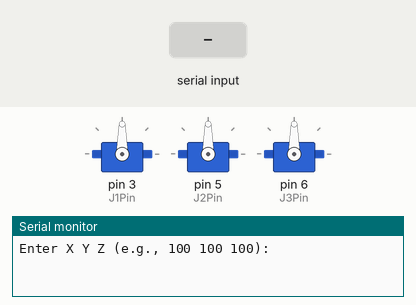
A sketch run on a simulated Arduino Uno, built with avr-gcc and run on an emulated ATmega328P. On the bench: 3 × servo, the last lines printed to the serial monitor. The inputs (shaded band) are chosen by the test bench.

Above: at 1.2 s.
1.3 s: "90,45,200\n" received over Serial
At 2.4 s:
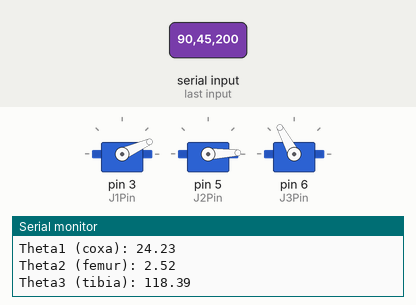
2.8 s: "90\n" received over Serial
At 5.6 s:
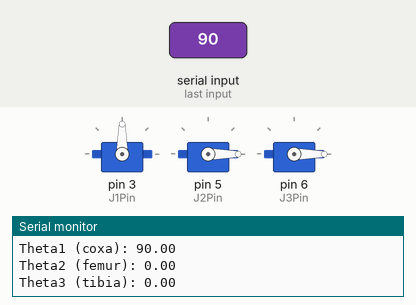
5.8 s: "30,150,10\n" received over Serial
At 7.0 s:
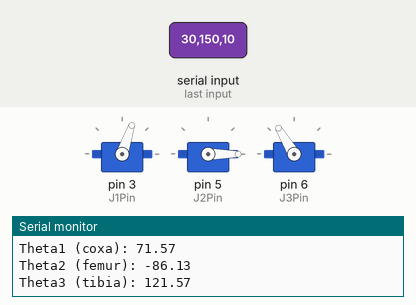
7.3 s: "90,45\n" received over Serial
At 9.0 s:
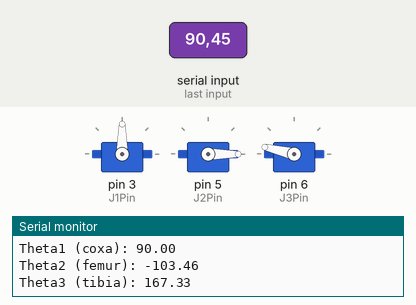
9.8 s: "30,150\n" received over Serial
At 12.0 s:
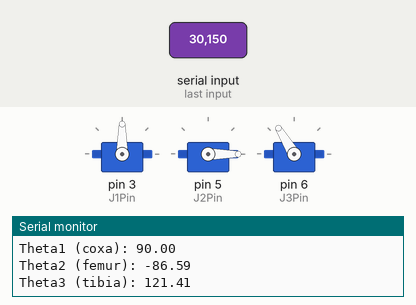
12.3 s: "1,90\n" received over Serial
At 14.0 s:
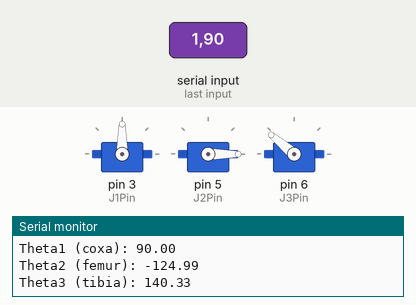
Timing chart, 0 to 15.5 s (numbered marks = the images above; inputs shaded):
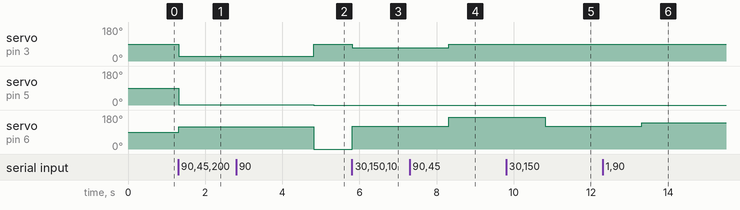

The sketch:

IK.ino
```cpp
float L1 = 65;  // coxa length (mm)
float L2 = 134; // femur length (mm)
float L3 = 173; // tibia length (mm)

/*
 * Returns angles relative to the servo (0-180)
 */

bool IK(float x, float y, float z, float* theta1, float* theta2, float* theta3) {
  *theta1 = 90 - atan2(z, x)*180/PI;

  float r_horiz = sqrt(x*x + z*z) - L1;
  float r = sqrt(r_horiz*r_horiz + y*y);

  // Check whether the target is within the leg's reach
  if (r < abs(L2 - L3) || r > L2 + L3) {
    return false;
  }

  float phi2 = atan2(y, r_horiz);
  float phi1 = acos((r*r + L2*L2 - L3*L3) / (2*r*L2));
  float phi3 = acos((L2*L2 + L3*L3 - r*r) / (2*L2*L3));

  *theta2 = 90 - (phi1+phi2)*180/PI;
  *theta3 = 180 - phi3*180/PI;

  return true;
}
```

hexapod.ino
```cpp
#include <Servo.h>
#include <Math.h>

// Debug
#define DEBUG
#ifdef DEBUG
  #define DEBUG_PRINTL(x)  Serial.println(x)
  #define DEBUG_PRINT(x)  Serial.print(x)
#else
  #define DEBUG_PRINTL(x)
  #define DEBUG_PRINT(x)
#endif

#define J1Pin 3
#define J2Pin 5
#define J3Pin 6

Servo Joint1;
Servo Joint2;
Servo Joint3;

void setup() {
  Serial.begin(115200);

  Joint1.attach(J1Pin);
  Joint2.attach(J2Pin);
  Joint3.attach(J3Pin);

  Serial.println("Enter X Y Z (e.g., 100 100 100):");
}

void loop() {
  if (Serial.available()) {
    float x = Serial.parseFloat();
    float y = Serial.parseFloat();
    float z = Serial.parseFloat();

    delay(10);
    while (Serial.available()) Serial.read();  // clear buffer
    CartesianMove(x, y, z); // send commands
  }
}

void CartesianMove(float X, float Y, float Z) {
  float theta1, theta2, theta3;

  if (!IK(X, Y, Z, &theta1, &theta2, &theta3)) {
    DEBUG_PRINTL("Target unreachable");
  }

  Joint1.write(theta1);
  Joint2.write(theta2);
  Joint3.write(theta3);

  DEBUG_PRINT("Theta1 (coxa): "); DEBUG_PRINTL(theta1);
  DEBUG_PRINT("Theta2 (femur): "); DEBUG_PRINTL(theta2);
  DEBUG_PRINT("Theta3 (tibia): "); DEBUG_PRINTL(theta3);
}

void ZeroServos() {
  Joint1.write(0);
  Joint2.write(0);
  Joint3.write(0);
}
```

Measured:
- after the input at 1.3 s, servo on pin 3 (J1Pin): 90° → 24° at once; servo on pin 5 (J2Pin): 90° → 2° at once; servo on pin 6 (J3Pin): 90° → 118° at once
- after the input at 2.8 s, servo on pin 3 (J1Pin): 24° → 90° after 2.0 s; servo on pin 5 (J2Pin): 2° → 0° after 2.0 s; servo on pin 6 (J3Pin): 118° → 0° after 2.0 s
- after the input at 5.8 s, servo on pin 3 (J1Pin): 90° → 71° at once; servo on pin 6 (J3Pin): 0° → 121° at once
- after the input at 7.3 s, servo on pin 3 (J1Pin): 71° → 90° after 1.0 s; servo on pin 6 (J3Pin): 121° → 167° after 1.0 s
- after the input at 9.8 s, servo on pin 6 (J3Pin): 167° → 121° after 1.0 s
- after the input at 12.3 s, servo on pin 6 (J3Pin): 121° → 140° after 1.0 s
